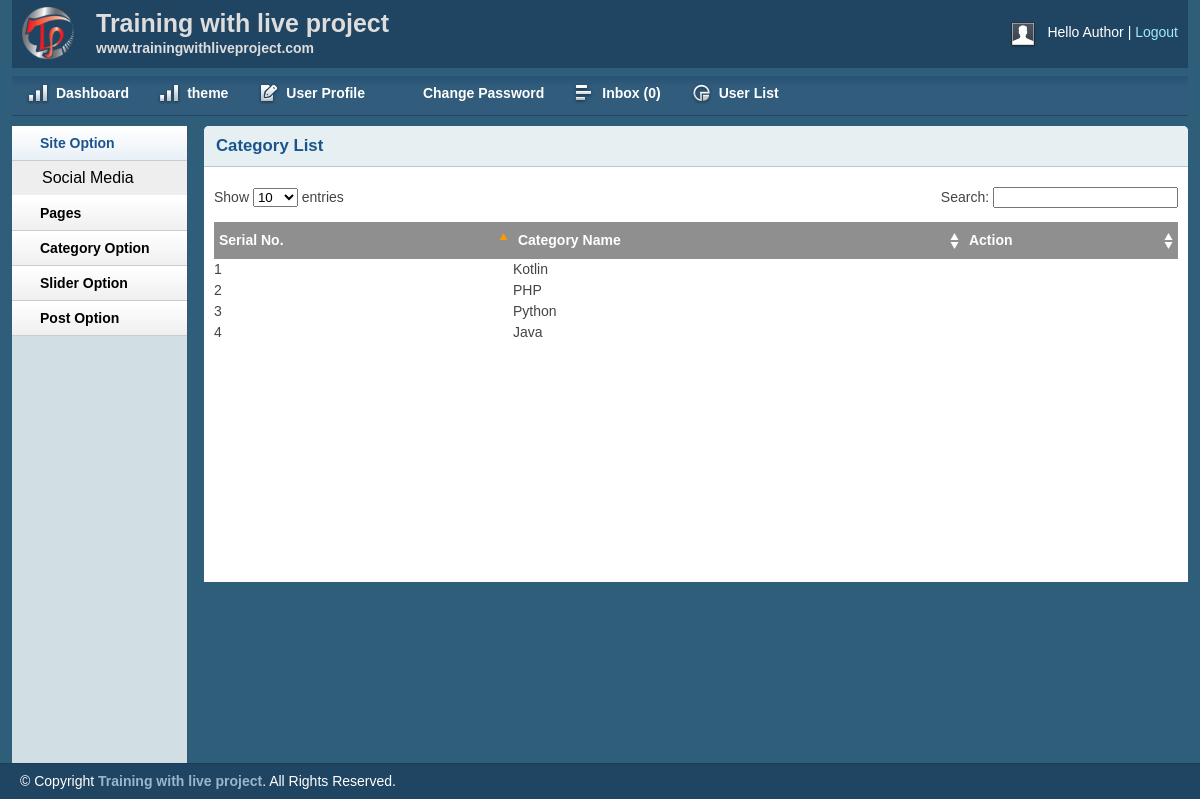
Screenshot of /admin/catlist.php (signed in) with the database file from the repository.
### tables this page shows
CREATE TABLE `category_tbl` (
  `id` int(11) NOT NULL,
  `name` varchar(55) NOT NULL
);

### lib/Database.php (called while the page is built, shortened)
<?php
Class Database{
	public $host   = DB_HOST;
	public $user   = DB_USER;
	public $pass   = DB_PASS;
	public $dbname = DB_NAME;
	public $link;
	private function connectDB(){
	$this->link = new mysqli($this->host, $this->user, $this->pass, $this->dbname);
 }
	public function select($query){
		$result = $this->link->query($query) or die($this->link->error.__LINE__);
		if($result->num_rows > 0){
			return $result;
		} else {
			return false;
		}
	}
}

### admin/catlist.php (the view, shortened to what this page needs)
<?php include 'inc/header.php' ?>
<?php include 'inc/sidebar.php' ?>
<div class="grid_10">
    <div class="box round first grid">
        <h2>Category List</h2>
        <div class="block">
            <table class="data display datatable" id="example">
                <thead>
                    <tr>
                        <th>Serial No.</th>
                        <th>Category Name</th>
                        <th>Action</th>
                    </tr>
                </thead>
                <tbody>
                    <?php
                    $query = "SELECT * FROM category_tbl ORDER BY id DESC";
                    $category = $db->select($query);
                    if ($category) {
                        $i = 0;
                        while ($result = $category->fetch_assoc()) {
                            $i++;
                    ?>
                            <tr class="odd gradeX">
                                <td><?php echo   $i; ?></td>
                                <td><?php echo   $result['name']; ?></td>
                                </tr>
                    <?php }
                    } else {
                    } ?>
                </tbody>
            </table>
        </div>
    </div>
</div>
<?php include 'inc/footer.php' ?>

### admin/css/layout.css (style rules this page uses)
body { background: #fff none repeat scroll 0 0; color: #444; font-size: 14px; padding: 0; }
h1, h2, h3, h4, h5, h6 { line-height:1.2em; margin-bottom:.3em; }
h2 { margin-top:1em; }
.box { background:#fff; margin-bottom:20px; padding:10px 10px 10px 10px; margin-left:-8px; }
.box.grid { padding-bottom:40px; }
.box.round { -moz-border-radius: 5px 5px 0px 0px; -webkit-border-radius: 5px 5px 0px 0px; border-radius: 5px 5px 0px 0px; }
.box h2 { font-size:1.2em; font-weight:bold; color:#1B548D; background:#E6F0F3; margin:-10px -10px 0 -10px; padding:10px 12px; border-bottom:1px solid #B3CBD6; -moz-border-radius: 5px 5px 0px 0px; -webkit-border-radius: 5px 5px 0px 0px; border-radius: 5px 5px 0px 0px; }
.box.first { min-height: 406px; }
.block { padding-top:20px; }
.block { padding-bottom:1px; }
table.display { margin: 0 auto; clear: both; width: 100%; }
.sorting_asc { background: #8f8f8f url(../img/table/sort_asc.png) no-repeat center right; padding:8px 5px; text-align:left; color:#fff; }
.sorting { background:#8f8f8f url(../img/table/sort_both.png) no-repeat center right; padding:8px 5px; text-align:left; color:#fff; }

### rows the page displays
category_tbl: name "Kotlin"
category_tbl: name "PHP"
category_tbl: name "Python"
category_tbl: name "Java"

### other values shown
Session:: get('username') "Author"
